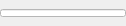
<?xml version="1.0" encoding="UTF-8"?>
<ui version="4.0">
 <class>profilesProgress</class>
 <widget class="QWidget" name="profilesProgress">
  <property name="geometry">
   <rect>
    <x>0</x>
    <y>0</y>
    <width>126</width>
    <height>26</height>
   </rect>
  </property>
  <property name="windowTitle">
   <string>Form</string>
  </property>
  <layout class="QGridLayout" name="gridLayout">
   <property name="leftMargin">
    <number>0</number>
   </property>
   <property name="topMargin">
    <number>0</number>
   </property>
   <property name="rightMargin">
    <number>0</number>
   </property>
   <property name="bottomMargin">
    <number>0</number>
   </property>
   <item row="0" column="0">
    <widget class="QProgressBar" name="progressBar">
     <property name="maximumSize">
      <size>
       <width>16777215</width>
       <height>8</height>
      </size>
     </property>
     <property name="styleSheet">
      <string notr="true">QProgressBar {
	background: white;
	color: black;
}

QProgressBar::chunk {
	background: rgb(50, 63, 57);
	
} 

QProgressBar::text::highlighted {
	color: white;
}</string>
     </property>
     <property name="value">
      <number>0</number>
     </property>
     <property name="alignment">
      <set>Qt::AlignCenter</set>
     </property>
     <property name="textVisible">
      <bool>false</bool>
     </property>
     <property name="invertedAppearance">
      <bool>false</bool>
     </property>
     <property name="format">
      <string>%p%</string>
     </property>
    </widget>
   </item>
  </layout>
 </widget>
 <resources/>
 <connections/>
</ui>
